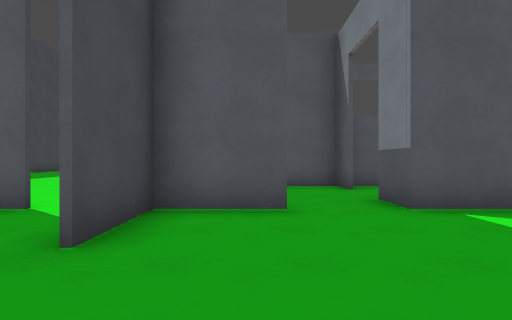
view 1 (above)

16 first-person views from a walk through a 3-D level made in the Godot game engine. The camera is 1.4 m above the floor, looks level and sees 80° across. The floor is counted in squares, 2 m on a side. Each view is taken from the middle of a square. On the plan, view 1 faces up. The plan holds only what a view shows up to about 10 squares ahead; the rest is blank. Surface patterns are stand-ins for the level's own textures.

view 2
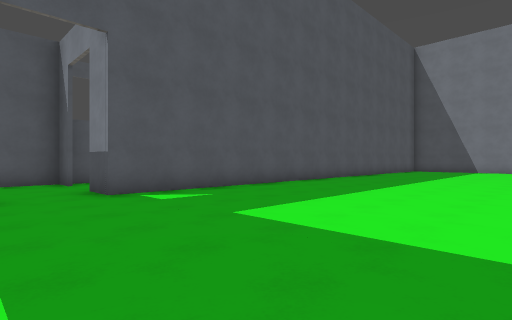

view 3
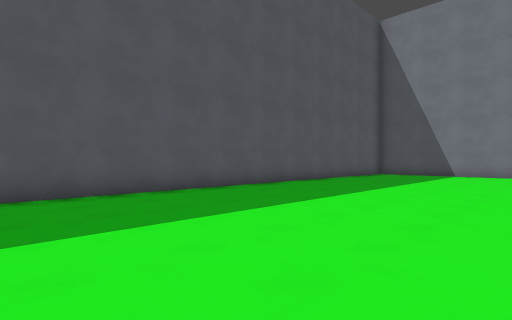

view 4
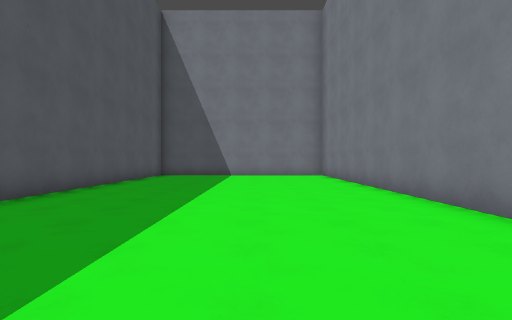

view 5
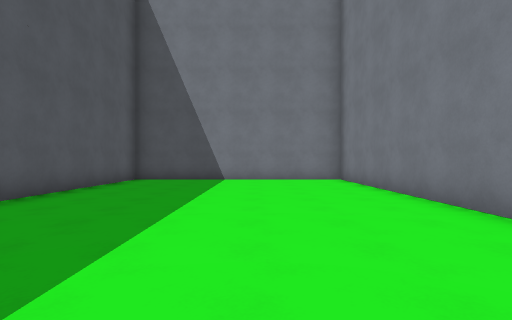

view 6
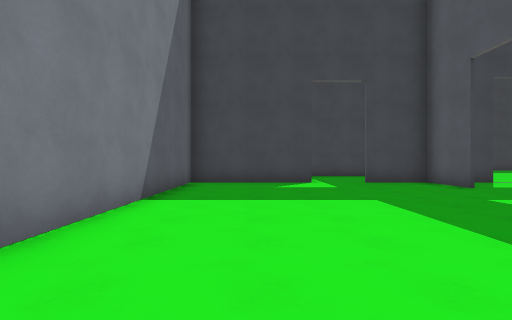

view 7
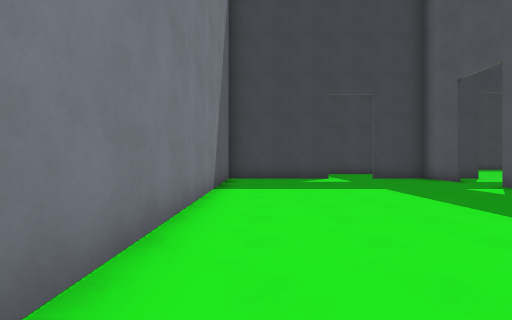

view 8
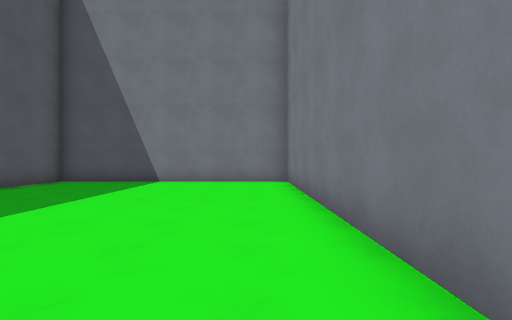

view 9
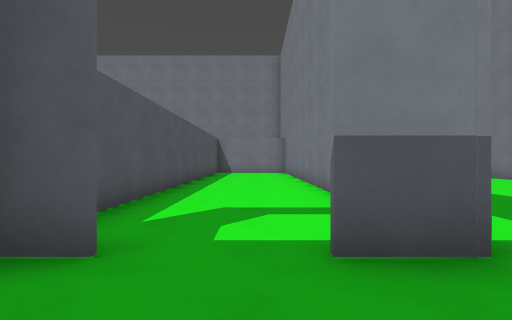

view 10
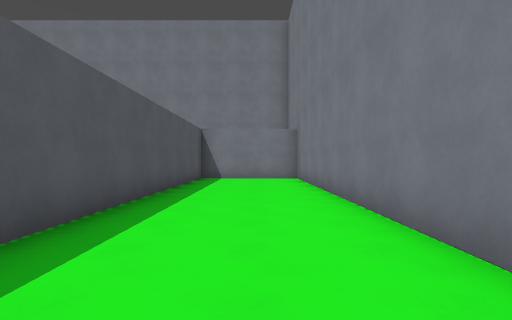

view 11
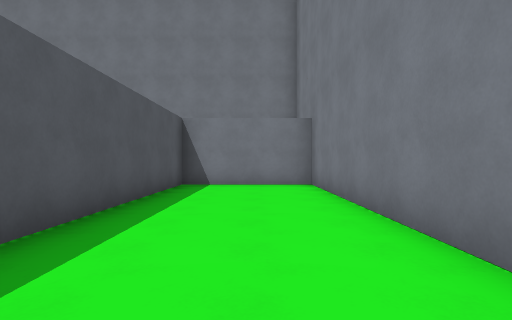

view 12
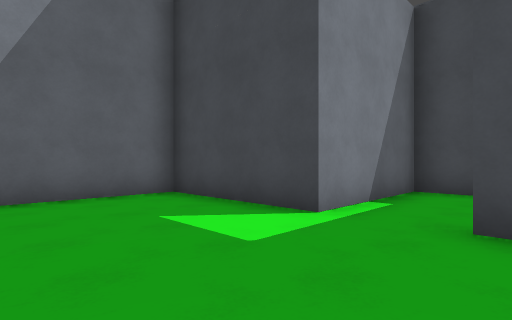

view 13
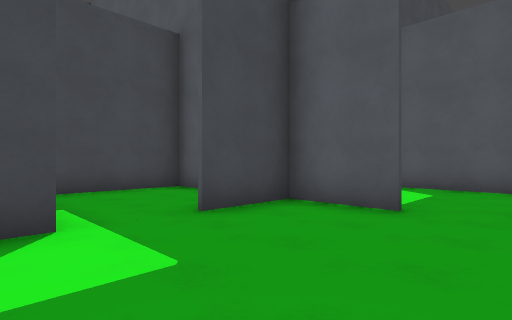

view 14
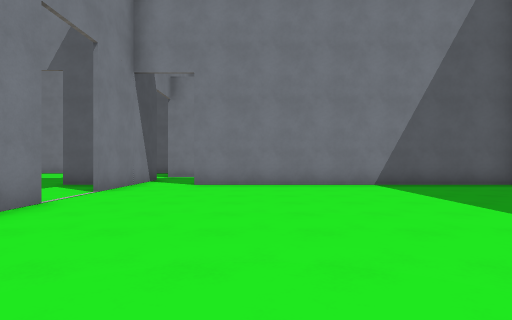

view 15
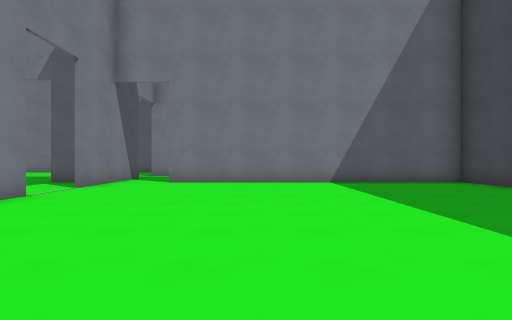

view 16
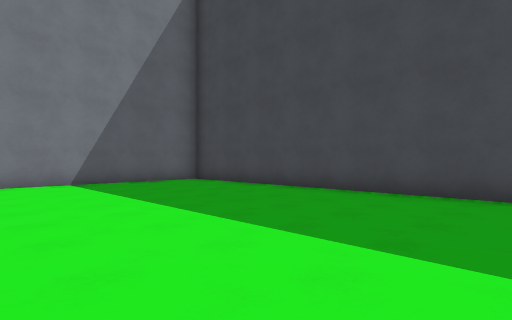

### Floor plan
Ten units are one square. View 1 is at (0, 0); x grows to the right and y downward. Boxes are objects, and circles mark ways between rooms. Rooms are numbered by the first view taken in them; rooms with no view inside come last. Other rooms are left out.
<svg viewBox="-129 -205 333 240">
<path fill="none" stroke="#000" d="M5 -43 -15 -43 -15 -24M-16 -30 -16 -45M-32 -43 -52 -43 -52 -7 -15 -7 -15 30 199 30 199 -43 22 -43M65 -44 166 -44 166 -81 -9 -81M22 -71 22 -81M22 -43 22 -55M-5 -44 5 -44M-15 -64 -15 -58M-16 -80 -16 -90M-124 -135 -124 -44 -32 -44M-16 -45 -16 -64"/>
<circle cx="10" cy="-40" r="3" fill="#2a7"/>
<circle cx="-25" cy="-40" r="3" fill="#2a7"/>
<circle cx="-10" cy="-70" r="3" fill="#2a7"/>
<text x="80" y="-10">1</text>
<text x="80" y="-60">2</text>
<text x="-20" y="-200">3</text>
</svg>
Room 1 opens to room 2. Room 1 opens to room 3. Room 2 opens to room 3.

Where each view was taken, in squares from view 1:
view 1: 0 up, 0 right, facing up
view 2: 2 down, 0 right, facing up-right
view 3: 2 down, 5 right, facing up-right
view 4: 0 up, 6 right, facing right
view 5: 0 up, 9 right, facing right
view 6: 1 down, 8 right, facing left
view 7: 2 down, 10 right, facing left
view 8: 2 down, 10 right, facing right
view 9: 6 up, 0 right, facing right
view 10: 6 up, 5 right, facing right
view 11: 6 up, 8 right, facing right
view 12: 3 up, 2 right, facing down-left
view 13: 0 up, 2 right, facing up-left
view 14: 13 up, 5 left, facing down
view 15: 14 up, 6 left, facing down
view 16: 14 up, 6 left, facing down-left
